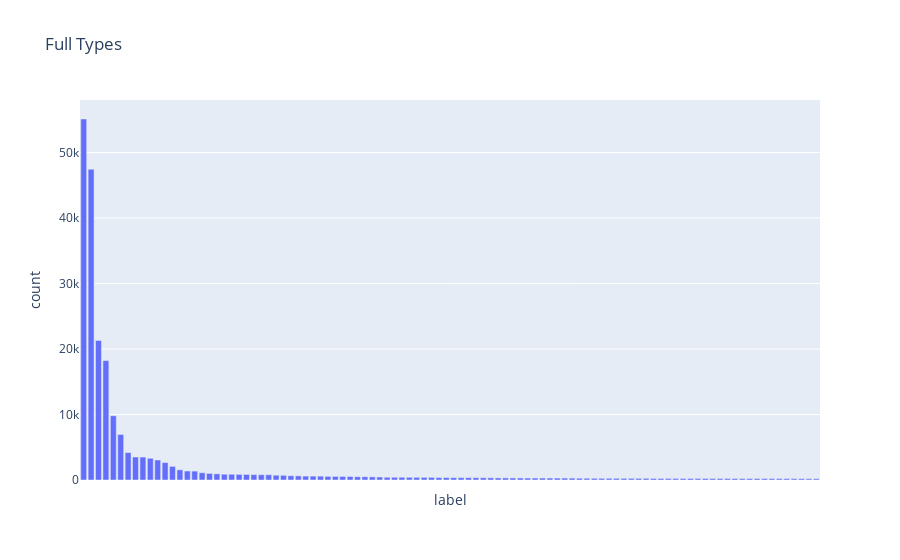

Here is the notebook cell this chart was saved with:
### Code cell
plot_counts((map(str,all_annots)), title="Full Types")

### Figure 1 — Plotly figure (JSON) as saved in the notebook; plotly's stock layout.template omitted (floating-point values rounded to 4 significant figures)
{"data": [{"alignmentgroup": "True", "hovertemplate": "label=%{x}<br>count=%{y}<extra></extra>", "legendgroup": "", "marker": {"color": "#636efa", "pattern": {"shape": ""}}, "name": "", "offsetgroup": "", "orientation": "v", "showlegend": false, "textposition": "auto", "type": "bar", "x": ["str", "None", "int", "bool", "Any", "Optional[str]", "float", "Path", "List[str]", "Dict[str, Any]", "bytes", "dict", "Optional[int]", "Callable", "Dict", "np.ndarray", "Dict[str, str]", "datetime", "list", "typing.Any", "Response", "Optional[bool]", "List[int]", "object", "User", "Literal", "Request", "pd.DataFrame", "Config", "T", "Optional[float]", "UserID", "Optional[List[str]]", "UserContext", "torch.Tensor", "Contract", "Set[str]", "URL", "List[Dict[str, Any]]", "Session", "commands.Context", "Context", "Iterable[str]", "Optional[Dict[str, Any]]", "List", "Expr", "CompileFn", "web.Request", "Address", "Node", "typing.List[str]", "Union[str, None]", "List[Any]", "Optional[Any]", "Nvim", "list[str]", "HttpRequest", "State", "MockerFixture", "Optional[String]", "Sequence[str]", "ep.Tensor", "Type", "Mock", "Message", "aioredis.Redis", "Text", "Optional[datetime]", "Dict[str, int]", "Flask", "Event", "Model", "Root", "Optional[Path]", "Candidates", "_MakeClient", "dict[str, Any]", "web.Response", "datetime.datetime", "Container", "tp.Any", "DataT", "PartyID", "argparse.Namespace", "MagicMock", "argparse.ArgumentParser", "Vertex", "tp.Optional[int]", "Settings", "Awaitable", "pathlib.Path", "Tuple[int, int]", "Optional[Node]", "Item", "tuple", "Scope", "Connection", "BlockHeaderAPI", "logging.Logger", "Token"], "xaxis": "x", "y": [55122, 47454, 21312, 18231, 9809, 6954, 4188, 3511, 3503, 3315, 3057, 2658, 2079, 1559, 1371, 1358, 1110, 1001, 940, 882, 873, 863, 847, 827, 807, 804, 731, 712, 649, 632, 597, 592, 587, 557, 547, 540, 528, 495, 491, 480, 460, 422, 417, 416, 413, 406, 406, 404, 374, 367, 361, 359, 352, 351, 347, 338, 320, 319, 311, 307, 300, 300, 299, 297, 294, 293, 287, 271, 265, 261, 260, 259, 259, 258, 256, 251, 250, 241, 240, 238, 238, 238, 236, 235, 235, 230, 230, 228, 227, 224, 223, 221, 220, 216, 215, 214, 212, 207, 202, 201], "yaxis": "y"}], "layout": {"barmode": "relative", "legend": {"tracegroupgap": 0}, "title": {"text": "Full Types"}, "xaxis": {"anchor": "y", "domain": [0, 1], "showticklabels": false, "title": {"text": "label"}, "visible": true}, "yaxis": {"anchor": "x", "domain": [0, 1], "title": {"text": "count"}}}}
